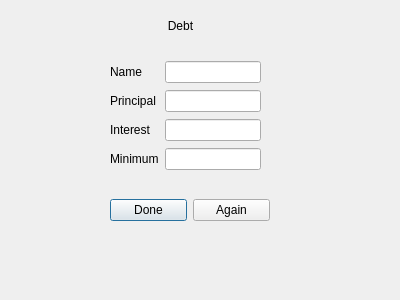
<?xml version="1.0" encoding="UTF-8"?>
<ui version="4.0">
 <class>debt</class>
 <widget class="QDialog" name="debt">
  <property name="geometry">
   <rect>
    <x>0</x>
    <y>0</y>
    <width>400</width>
    <height>300</height>
   </rect>
  </property>
  <property name="windowTitle">
   <string>Dialog</string>
  </property>
  <widget class="QWidget" name="gridLayoutWidget">
   <property name="geometry">
    <rect>
     <x>110</x>
     <y>60</y>
     <width>151</width>
     <height>111</height>
    </rect>
   </property>
   <layout class="QGridLayout" name="gridLayout">
    <item row="4" column="0">
     <widget class="QLabel" name="minimum_lbl">
      <property name="text">
       <string>Minimum</string>
      </property>
     </widget>
    </item>
    <item row="2" column="1">
     <widget class="QLineEdit" name="principal_line_edit"/>
    </item>
    <item row="2" column="0">
     <widget class="QLabel" name="principal_lbl">
      <property name="text">
       <string>Principal</string>
      </property>
     </widget>
    </item>
    <item row="3" column="0">
     <widget class="QLabel" name="interest_lbl">
      <property name="text">
       <string>Interest</string>
      </property>
     </widget>
    </item>
    <item row="3" column="1">
     <widget class="QLineEdit" name="interest_line_edit"/>
    </item>
    <item row="4" column="1">
     <widget class="QLineEdit" name="minimum_line_edit"/>
    </item>
    <item row="1" column="0">
     <widget class="QLabel" name="name_lbl">
      <property name="text">
       <string>Name</string>
      </property>
     </widget>
    </item>
    <item row="1" column="1">
     <widget class="QLineEdit" name="name_line_edit"/>
    </item>
   </layout>
  </widget>
  <widget class="QWidget" name="horizontalLayoutWidget">
   <property name="geometry">
    <rect>
     <x>110</x>
     <y>190</y>
     <width>160</width>
     <height>41</height>
    </rect>
   </property>
   <layout class="QHBoxLayout" name="horizontalLayout">
    <item>
     <widget class="QPushButton" name="done_btn">
      <property name="text">
       <string>Done</string>
      </property>
     </widget>
    </item>
    <item>
     <widget class="QPushButton" name="add_btn">
      <property name="text">
       <string>Again</string>
      </property>
     </widget>
    </item>
   </layout>
  </widget>
  <widget class="QLabel" name="title_lbl">
   <property name="geometry">
    <rect>
     <x>120</x>
     <y>10</y>
     <width>121</width>
     <height>31</height>
    </rect>
   </property>
   <property name="text">
    <string>Debt</string>
   </property>
   <property name="alignment">
    <set>Qt::AlignCenter</set>
   </property>
  </widget>
 </widget>
 <resources/>
 <connections/>
</ui>
